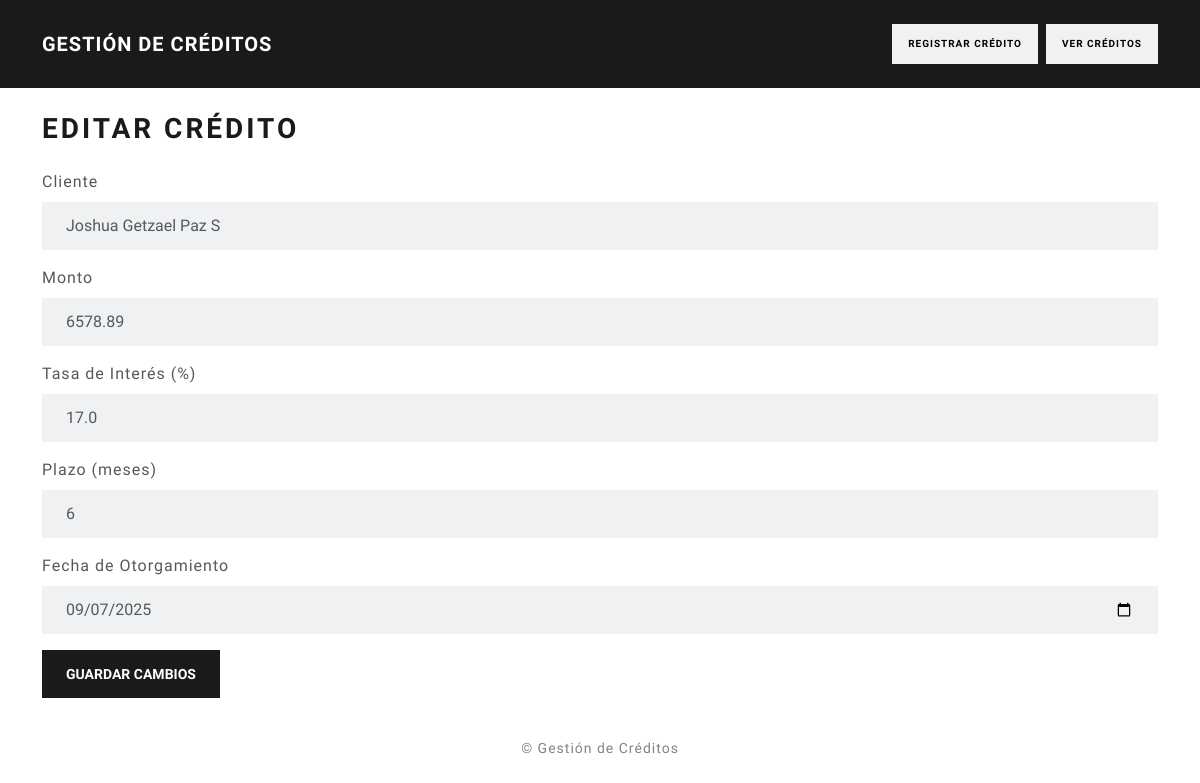
/editarCredito/1, run on an earlier commit of the app's database.
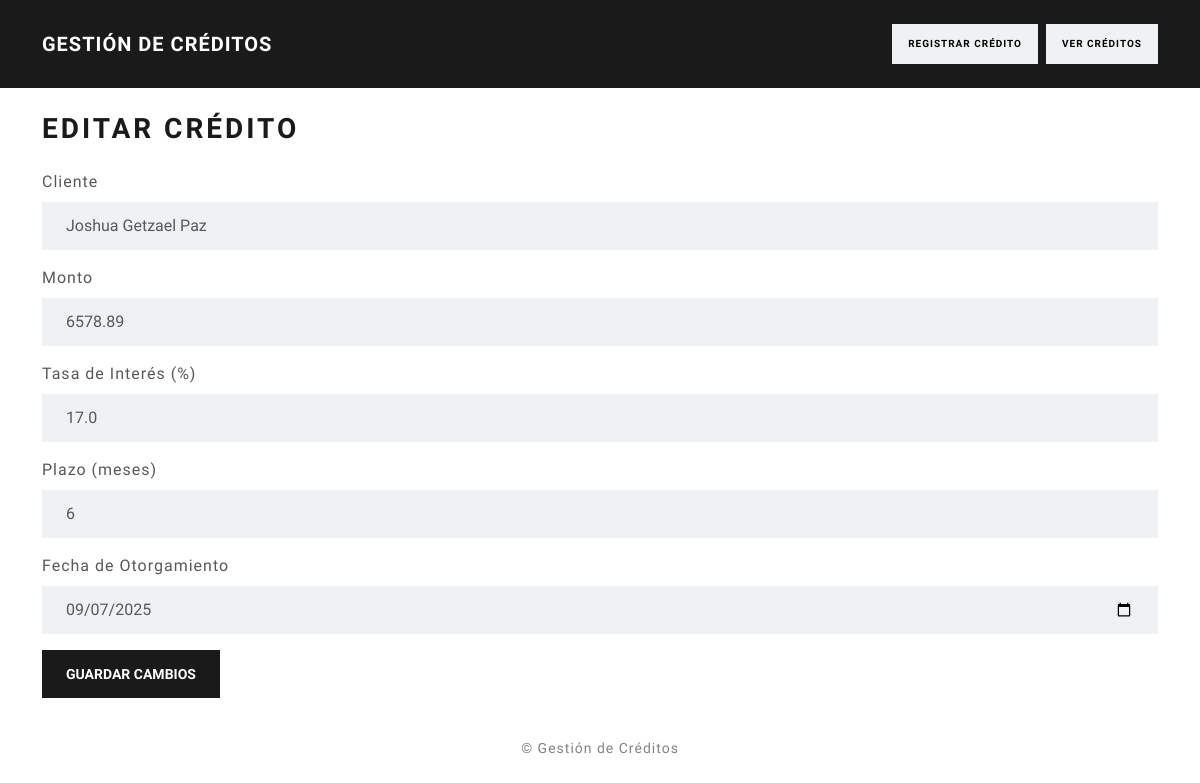
And on a later commit of the database.
### app.py (models this page shows)
class Credito(db.Model):
    id = db.Column(db.Integer, primary_key=True)
    cliente = db.Column(db.String(100), nullable=False)
    monto = db.Column(db.Float, nullable=False)
    tasa_interes = db.Column(db.Float, nullable=False)
    plazo = db.Column(db.Integer, nullable=False)
    fecha_otorgamiento = db.Column(db.Date, nullable=False)

### app.py (the view, shortened to what this page needs)
@app.route('/editarCredito/<int:id>', methods=['GET', 'POST'])
def editarCredito(id):
    credito = Credito.query.get_or_404(id)
    return render_template('editarCredito.html', credito=credito)

### templates/editarCredito.html (shortened to what this page needs)
<!DOCTYPE html>
<html lang="es">
<head>
    <link rel="stylesheet" href="{{ url_for('static', filename='bootstrap.css') }}">
</head>
<body>
    <header>
        <nav class="navbar navbar-expand-lg navbar-dark bg-primary">
            <div class="container">
                <a class="navbar-brand fw-bold" href="{{ url_for('home') }}">Gestión de Créditos</a>
                <div class="ms-auto d-flex gap-2">
                    <a href="{{ url_for('registroCredito') }}" class="btn btn-light btn-sm">Registrar Crédito</a>
                    <a href="{{ url_for('creditos') }}" class="btn btn-light btn-sm">Ver Créditos</a>
                </div>
            </div>
        </nav>
    </header>
    <main class="container py-4">
        <h2 class="mb-4">Editar Crédito</h2>
        <form method="POST" aria-label="Formulario para editar crédito" novalidate>
            <div class="mb-3">
                <label for="cliente" class="form-label">Cliente</label>
                <input type="text" id="cliente" name="cliente" class="form-control"
                       value="{{ credito.cliente }}" required placeholder="Nombre del cliente" autocomplete="name">
            </div>
            <div class="mb-3">
                <label for="monto" class="form-label">Monto</label>
                <input type="number" id="monto" name="monto" class="form-control"
                       value="{{ credito.monto }}" required min="0" step="0.01" placeholder="Monto del crédito">
            </div>
            <div class="mb-3">
                <label for="tasa_interes" class="form-label">Tasa de Interés (%)</label>
                <input type="number" id="tasa_interes" name="tasa_interes" class="form-control"
                       value="{{ credito.tasa_interes }}" required min="0" max="100" step="0.01" placeholder="Ej. 10.5">
            </div>
            <div class="mb-3">
                <label for="plazo" class="form-label">Plazo (meses)</label>
                <input type="number" id="plazo" name="plazo" class="form-control"
                       value="{{ credito.plazo }}" required min="1" placeholder="Duración en meses">
            </div>
            <div class="mb-3">
                <label for="fecha_otorgamiento" class="form-label">Fecha de Otorgamiento</label>
                <input type="date" id="fecha_otorgamiento" name="fecha_otorgamiento" class="form-control"
                       value="{{ credito.fecha_otorgamiento }}" required>
            </div>
            <button type="submit" class="btn btn-primary">Guardar Cambios</button>
        </form>
    </main>
    <footer class="text-center text-muted py-3 small">
        &copy; {{ current_year }} Gestión de Créditos
    </footer>
</body>
</html>

What changed in the data, as far as the page shows it:
changed Credito: cliente "Joshua Getzael Paz S" → "Joshua Getzael Paz"
